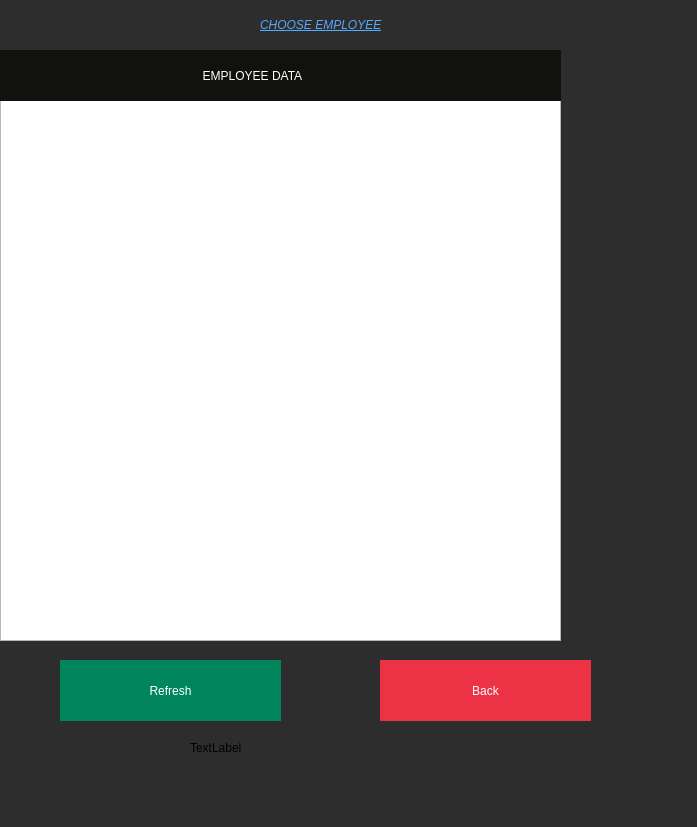
<?xml version="1.0" encoding="UTF-8"?>
<ui version="4.0">
 <class>Delete</class>
 <widget class="QDialog" name="Delete">
  <property name="geometry">
   <rect>
    <x>0</x>
    <y>0</y>
    <width>697</width>
    <height>827</height>
   </rect>
  </property>
  <property name="windowTitle">
   <string>Dialog</string>
  </property>
  <property name="styleSheet">
   <string notr="true">#Delete
{
	background:#2D2D2D;
}

</string>
  </property>
  <widget class="QTableView" name="DeltableView">
   <property name="geometry">
    <rect>
     <x>0</x>
     <y>100</y>
     <width>561</width>
     <height>541</height>
    </rect>
   </property>
  </widget>
  <widget class="QLabel" name="label">
   <property name="geometry">
    <rect>
     <x>0</x>
     <y>50</y>
     <width>561</width>
     <height>51</height>
    </rect>
   </property>
   <property name="styleSheet">
    <string notr="true">#label
{
	color:white;
	background:#11110E;
padding-left:10px;
}</string>
   </property>
   <property name="text">
    <string>                                                         EMPLOYEE DATA</string>
   </property>
  </widget>
  <widget class="QLabel" name="label_5">
   <property name="geometry">
    <rect>
     <x>260</x>
     <y>0</y>
     <width>191</width>
     <height>51</height>
    </rect>
   </property>
   <property name="text">
    <string>&lt;html&gt;&lt;head/&gt;&lt;body&gt;&lt;p&gt;&lt;span style=&quot; font-style:italic; text-decoration: underline; color:#55aaff;&quot;&gt;CHOOSE  EMPLOYEE&lt;/span&gt;&lt;/p&gt;&lt;/body&gt;&lt;/html&gt;</string>
   </property>
  </widget>
  <widget class="QPushButton" name="BackB">
   <property name="geometry">
    <rect>
     <x>380</x>
     <y>660</y>
     <width>211</width>
     <height>61</height>
    </rect>
   </property>
   <property name="styleSheet">
    <string notr="true">#BackB
{
	background:#EC3245;
	border:none;
	color:white;
}

#BackB:hover
{
	background:#2d2d2d;
	border:2px solid #EC3245;
	color:#EC3245;
}</string>
   </property>
   <property name="text">
    <string>Back</string>
   </property>
  </widget>
  <widget class="QLabel" name="delconnlabel">
   <property name="geometry">
    <rect>
     <x>190</x>
     <y>732</y>
     <width>281</width>
     <height>31</height>
    </rect>
   </property>
   <property name="text">
    <string>TextLabel</string>
   </property>
  </widget>
  <widget class="QPushButton" name="Load">
   <property name="geometry">
    <rect>
     <x>60</x>
     <y>660</y>
     <width>221</width>
     <height>61</height>
    </rect>
   </property>
   <property name="styleSheet">
    <string notr="true">#Load
{
	background:#00855C;
	border:none;
	color:white;
}

#Load:hover
{
	background:#2D2D2D;
	border:2px solid #00855C;
	color:#00855C;
}</string>
   </property>
   <property name="text">
    <string>Refresh</string>
   </property>
  </widget>
 </widget>
 <resources/>
 <connections/>
</ui>
